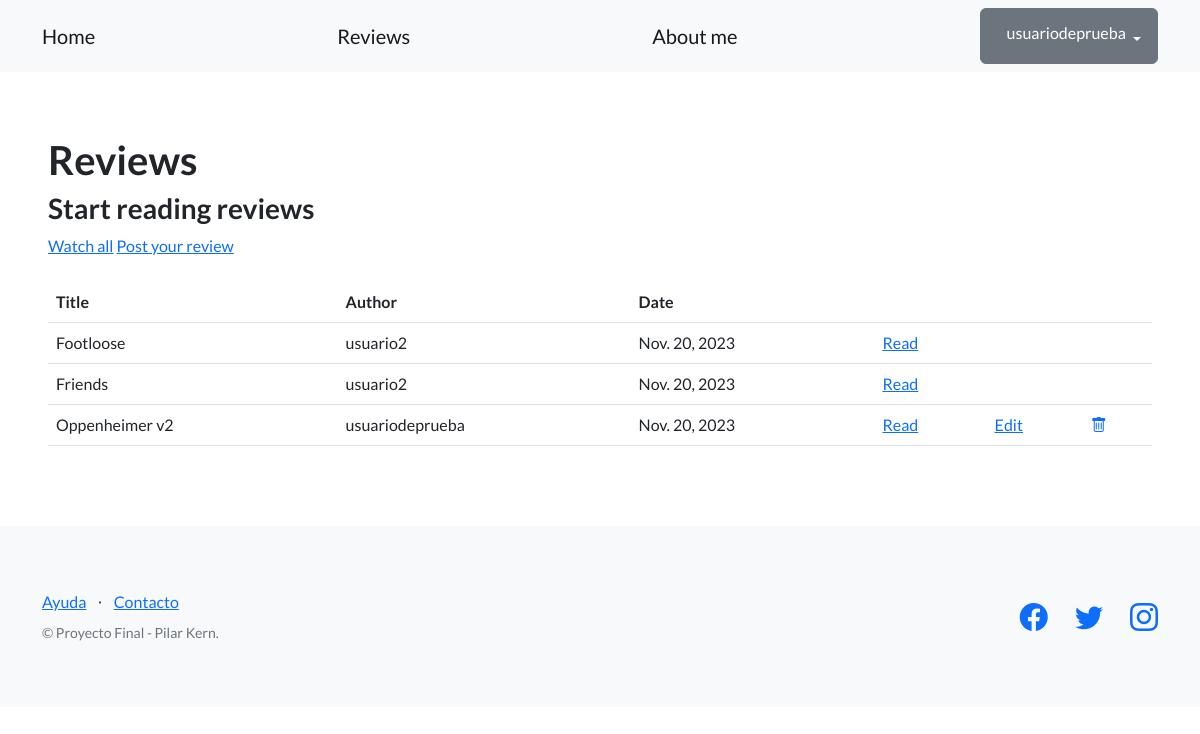
Before: /blog/articles/ (signed in) with the older database file.
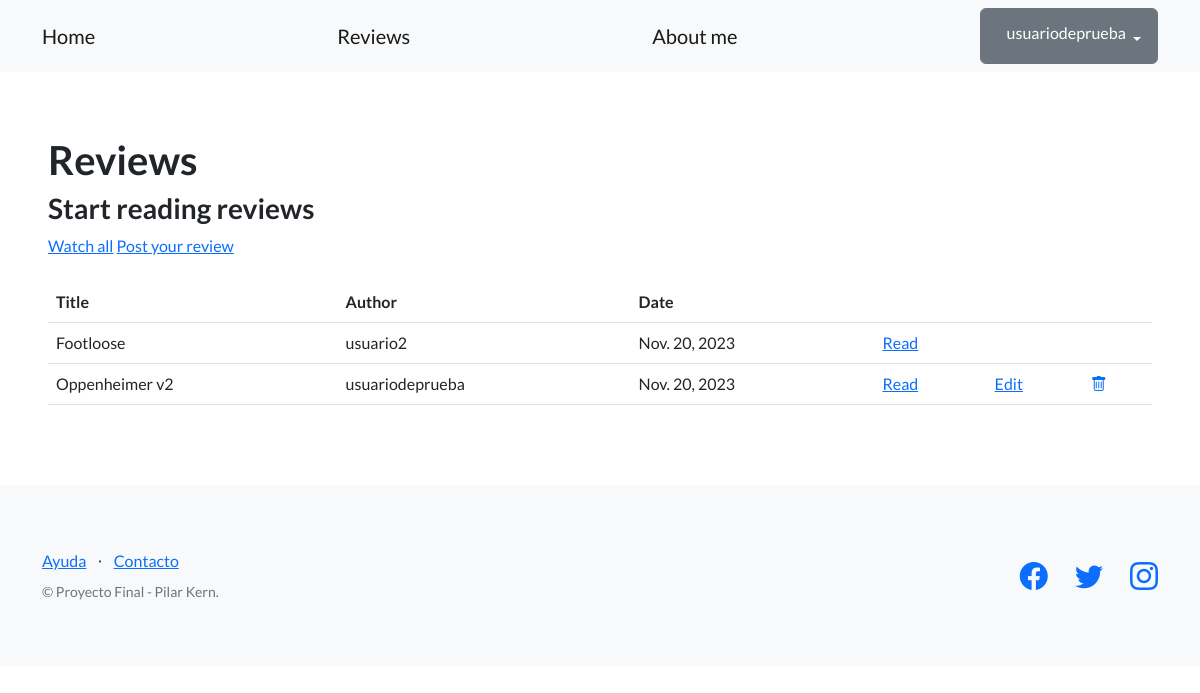
After: the same page with the newer database file.
### blog/models.py (models this page shows, shortened)
class Article(models.Model):
    title = models.CharField(max_length=64)
    subtitle = models.CharField(max_length=256, blank=True)
    body = models.TextField()
    date = models.DateField(auto_now=True, null=True)
    creator = models.ForeignKey(User, on_delete=models.SET_NULL, null=True)

### blog/views.py (the view)
# urls.py: path('articles/', ArticleListView.as_view(), name='articles_list'),
class ArticleListView(ListView):
     model = Article
     template_name = 'blog/articles_list.html'

### blog/templates/blog/articles_list.html (shortened to what this page needs)
{% extends 'base.html' %}
{% block contenido %}
<h1>Reviews</h1>
    <h3>Start reading reviews</h3>
    <a href="{% url 'articles_list' %}">Watch all</a>
    <a href="{% url 'new_article' %}">Post your review</a>
    <br><br>
    {% if object_list|length == 0 %}
    <p>No reviews yet</p>
    {% else %}
    <table class='table'>
        <tbody>
            <tr>
                <th>Title</th>
                <th>Author</th>
                <th>Date</th>
                <th></th>
                <th></th>
                <th></th>
            </tr>
            {% for article in object_list %}
            <tr>
                <td>{{ article.title }}</td>
                <td>{{ article.creator }}</td>
                <td>{{ article.date }}</td>
                <td>
                    <a href="{% url 'read_article' article.id %}">Read</a>
                </td>
                <td>
                    {% if user == article.creator %}
                    <a href="{% url 'edit_article' article.id %}">Edit</a>
                    {% endif %}
                  </td>
                  <td>
                    {% if user == article.creator %}
                    <a href="{% url 'delete_article' article.id %}">
                      <i class="bi bi-trash"></i>
                    </a>
                    {% endif %}
            </tr>
            {% endfor %}
        </tbody>
    </table>
    {% endif %}
{% endblock contenido %}

Changed rows visible on the page:
removed Article: title "Friends", creator "usuario2", date "Nov. 20, 2023"
